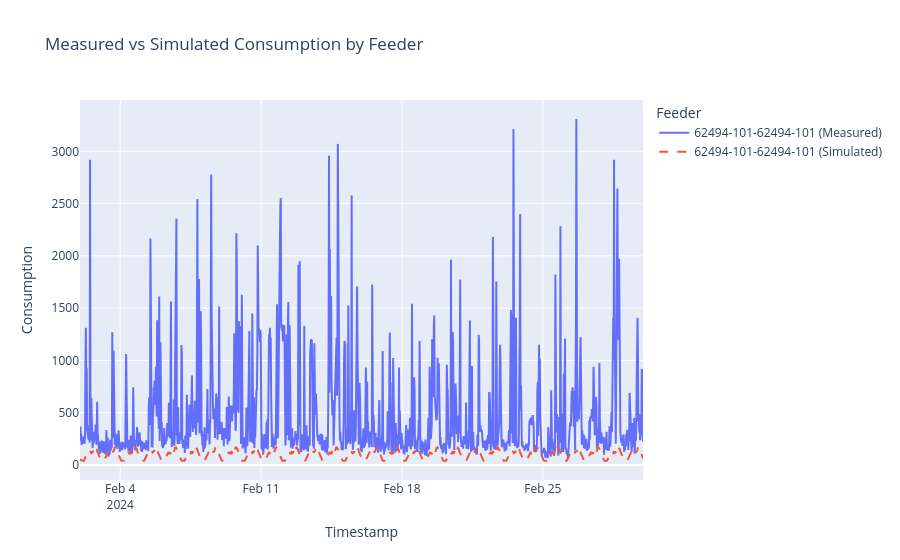

This figure's notebook cell:
### Code cell
def get_consumption_comparison(faraday_customer_indices_by_feeder):
    """
    Returns a DataFrame with timestamps and consumption values (both measured and simulated)
    for each feeder.
    
    Returns:
        pd.DataFrame with columns:
            - timestamp
            - feeder_id
            - measured_consumption
            - simulated_consumption
    """
    comparison_data = []
    
    for feeder_idx, feeder_id in enumerate(feeder_ids):
        feeder_customers = faraday_customer_indices_by_feeder[feeder_idx]
        selected_customers = faraday_df.iloc[feeder_customers]
        
        for timestamp in horden_timestamps:
            # Get measured consumption
            feeder_measurement = grouped_horden.get_group(
                (feeder_id, timestamp))['total_consumption_active_import'].iloc[0]
            
            # Calculate simulated consumption
            half_hour_idx = timestamp.hour * 2 + (timestamp.minute // 30)
            simulated_consumption = sum(
                float(eval(kwh)[half_hour_idx]) 
                for kwh in selected_customers['kwh']
            )
            
            comparison_data.append({
                'timestamp': timestamp,
                'feeder_id': feeder_id,
                'measured_consumption': feeder_measurement,
                'simulated_consumption': simulated_consumption
            })
    
    return pd.DataFrame(comparison_data)

# Example usage and plotting:
def plot_consumption_comparison(faraday_customer_indices_by_feeder):
    df = get_consumption_comparison(faraday_customer_indices_by_feeder)
    
    fig = go.Figure()
    
    for feeder_id in feeder_ids:
        feeder_data = df[df['feeder_id'] == feeder_id]
        
        # Add measured consumption line
        fig.add_trace(go.Scatter(
            x=feeder_data['timestamp'],
            y=feeder_data['measured_consumption'],
            name=f'{feeder_id} (Measured)',
            mode='lines',
            line=dict(dash='solid')
        ))
        
        # Add simulated consumption line
        fig.add_trace(go.Scatter(
            x=feeder_data['timestamp'],
            y=feeder_data['simulated_consumption'],
            name=f'{feeder_id} (Simulated)',
            mode='lines',
            line=dict(dash='dash')
        ))
    
    fig.update_layout(
        title='Measured vs Simulated Consumption by Feeder',
        xaxis_title='Timestamp',
        yaxis_title='Consumption',
        legend_title='Feeder'
    )
    
    fig.show()

# Find result with minimum error
min_error_idx = min(range(len(results)), key=lambda i: results[i]['error'])

print(f"Minimum error: {results[min_error_idx]['error']} kWh over the whole period")
print(f"Number of customers: {results[min_error_idx]['customer_count']   }")
plot_consumption_comparison(results[min_error_idx]['faraday_customer_indices_by_feeder'])

### Figure 1 — Plotly figure (JSON) as saved in the notebook; plotly's stock layout.template omitted (floating-point values rounded to 4 significant figures; data arrays with more than 128 entries replaced by an {"elided": "..."} marker saying what was removed)
{"data": [{"line": {"dash": "solid"}, "mode": "lines", "name": "62494-101-62494-101 (Measured)", "type": "scatter", "x": {"elided": "1344 str values"}, "y": {"elided": "1344 int values"}}, {"line": {"dash": "dash"}, "mode": "lines", "name": "62494-101-62494-101 (Simulated)", "type": "scatter", "x": {"elided": "1344 str values"}, "y": {"elided": "1344 float values"}}], "layout": {"legend": {"title": {"text": "Feeder"}}, "title": {"text": "Measured vs Simulated Consumption by Feeder"}, "xaxis": {"title": {"text": "Timestamp"}}, "yaxis": {"title": {"text": "Consumption"}}}}
